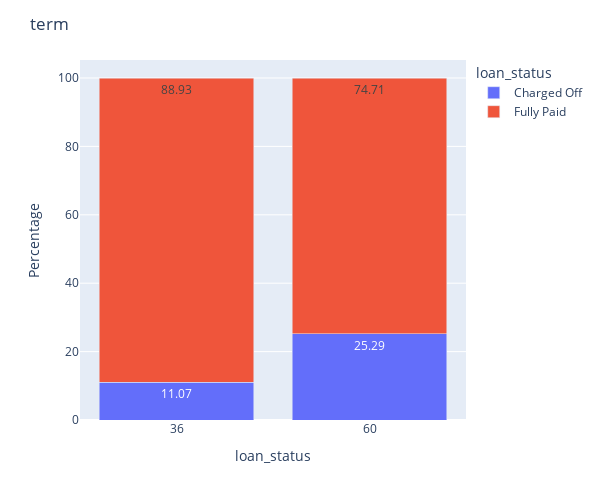

Write notebook code for a chart like this one.
### Markdown cell above
#### Term: term of loan

### Code cell
count_plot(loan_data_extract,['term'])

stack_plot(x='term',y='loan_status',data=loan_data_extract)

### Figure 1 — Plotly figure (JSON) as saved in the notebook; plotly's stock layout.template omitted (floating-point values rounded to 4 significant figures)
{"data": [{"alignmentgroup": "True", "hovertemplate": "loan_status=Charged Off<br>term=%{x}<br>Percentage=%{text}<extra></extra>", "legendgroup": "Charged Off", "marker": {"color": "#636efa", "pattern": {"shape": ""}}, "name": "Charged Off", "offsetgroup": "Charged Off", "orientation": "v", "showlegend": true, "text": [11.07, 25.29], "textposition": "auto", "type": "bar", "x": ["36", "60"], "xaxis": "x", "y": [11.07, 25.29], "yaxis": "y"}, {"alignmentgroup": "True", "hovertemplate": "loan_status=Fully Paid<br>term=%{x}<br>Percentage=%{text}<extra></extra>", "legendgroup": "Fully Paid", "marker": {"color": "#EF553B", "pattern": {"shape": ""}}, "name": "Fully Paid", "offsetgroup": "Fully Paid", "orientation": "v", "showlegend": true, "text": [88.93, 74.71], "textposition": "auto", "type": "bar", "x": ["36", "60"], "xaxis": "x", "y": [88.93, 74.71], "yaxis": "y"}], "layout": {"barmode": "stack", "height": 500, "legend": {"title": {"text": "loan_status"}, "tracegroupgap": 0}, "margin": {"t": 60}, "title": {"text": "term"}, "width": 600, "xaxis": {"anchor": "y", "domain": [0, 1], "title": {"text": "loan_status"}}, "yaxis": {"anchor": "x", "domain": [0, 1], "title": {"text": "Percentage"}}}}
